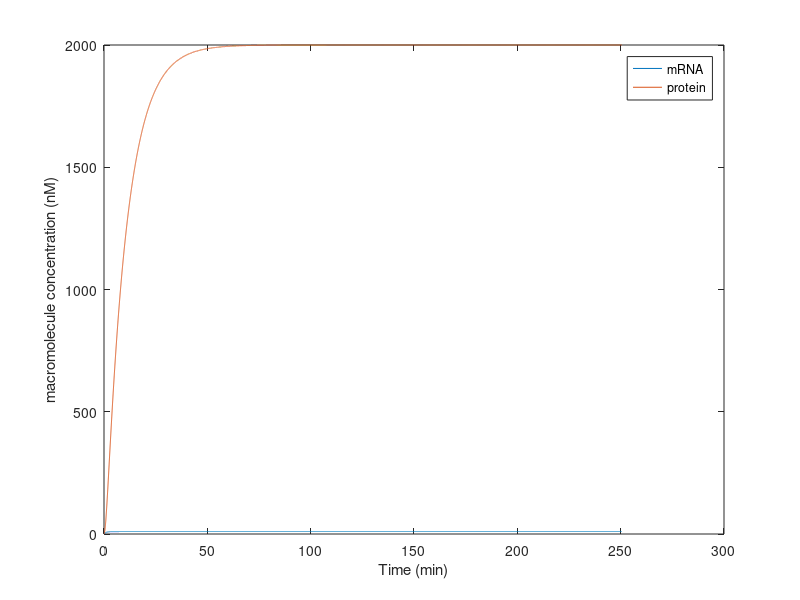

This figure's MATLAB source:
%NewtonMethodTemplate.m
%
%Zarina Akbary, 5/14/2020

%
%Purpose: Homework 1 for the Ninja Skills Club. To simulate a dynamic
%system

%empty m-file
clear, close all

%We're solving for dm/dt=a-b*m and
% dp/dt=(g*m)-(w*p)
%
%Step 1. Define input parameters
a=10; %rate of transcription in nM/min
b=1; %rate of RNA degradation in 1/min
g=20; %rate of translation in 1/min
w=0.1; %rate of proteolysis in 1/min

%Step 2. Set initial conditions.
m1=0; %initial mRNA concentration
p1=0.1; %initial protein concentration

%Step 3. Set time increment, time steps, and time vector
dt=0.0167; %time increment (1 second in minutes)
N=60*250; %time increments in 20 minutes
time=[0:N-1]*dt;

%Step 4. Pre-allocate vectors
m=zeros(1, N);
p=zeros(1, N);
m(1)=m1;
p(1)=p1;

%Step 5. Integrate
%f=a-b*m AND h=(g*m)-(w*p)
%dm=f*dt AND dp=h*dt
for i=1:N-1
    f=a-b*m(i);
    dm=f*dt;
    m(i+1)=m(i)+dm;
    h=(g*m(i))-(w*p(i));
    dp=h*dt;
    p(i+1)=p(i)+dp;
end

%Step 6. Plot
figure
plot(time, m)
hold on
plot(time,p)
xlabel('Time (min)')
ylabel('macromolecule concentration (nM)')
legend('mRNA', 'protein')
